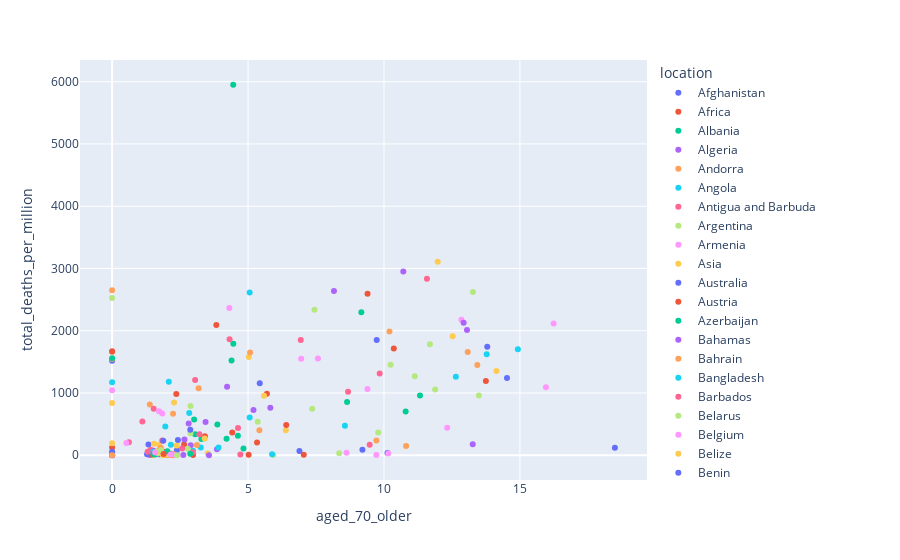

The notebook cell saved with this chart:
### Code cell
def scatter_plot(date, col1, col2):
  total_df = pd.DataFrame(columns=['date', 'location', col1, col2])
  for c in country_df:
    temp_df = owid_df[(owid_df['location'] == c) & (owid_df['date'] == date)][['date', 'location', col1, col2]]
    total_df = total_df.append(temp_df, ignore_index=True).fillna(0)
  
  total_df.set_index('date', inplace=True)

  fig = px.scatter(data_frame=total_df, x=col2, y=col1, color='location', trendline='ols', hover_data=['location'])
  fig.show()
  return total_df

scatter_plot('2021-07-30', 'total_deaths_per_million', 'aged_70_older')
